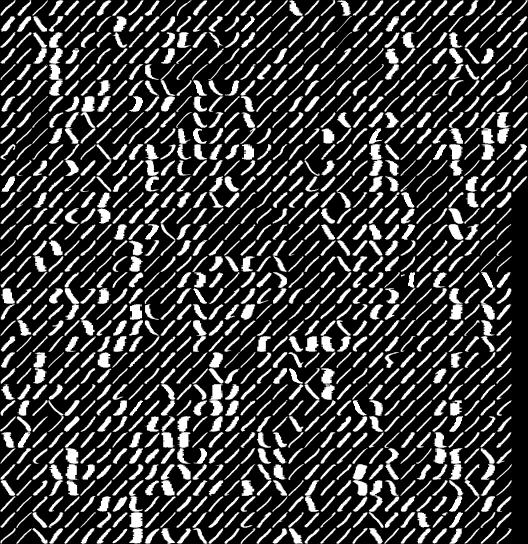
#> input picture usps_1.jpg, 528 x 544 px
$ python main.py
#> lines starting #> are read from the running program, lines starting #| are printed output that depends on the picture
from PIL import Image
import numpy as np
from sklearn.cluster import KMeans


def vectorize(image):
    data = np.asarray(image)
    arr = []
    arr = np.array(arr)
    list_ones = []
    for i in range(34):
        for j in range(33):
            row_start = 16*i
            row_end = 16*(i+1)
            col_start = 16*j
            col_end = 16*(j+1)
            arr = data[row_start:row_end, col_start:col_end]
            list_ones.append(arr.flatten())
    return list_ones


if __name__ == '__main__':
    img = Image.open("usps_1.jpg")
#> img is the input picture: PIL image 528x544 L; min 0, max 255, mean 60.5
    list_ones = vectorize(img)
#> after the loop in vectorize, `for i in range(34):`: list_ones = 1122 items
#> list_ones = 1122 items
    img = Image.open("usps_2.jpg")
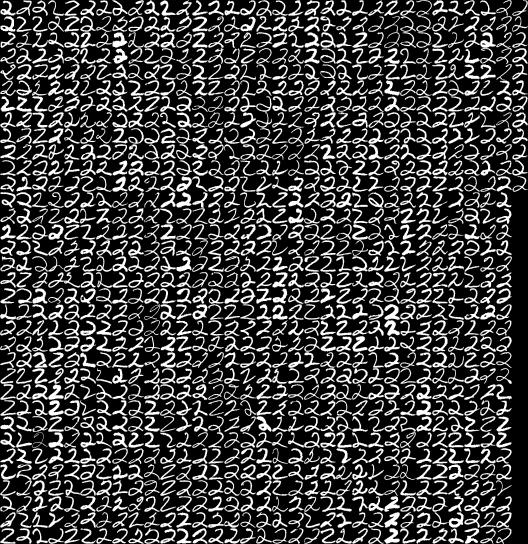
#> input picture usps_2.jpg, 528 x 544 px
#> img is the input picture: PIL image 528x544 L; min 0, max 255, mean 65.1
    list_twos = vectorize(img)
#> list_twos = 1122 items
    img = Image.open("usps_3.jpg")
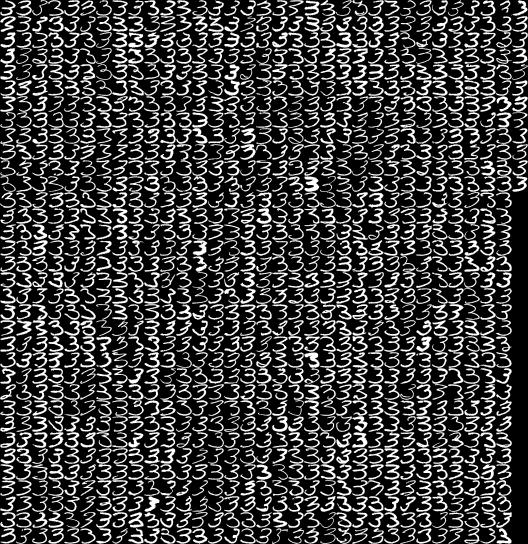
#> input picture usps_3.jpg, 528 x 544 px
#> img is the input picture: PIL image 528x544 L; min 0, max 255, mean 65.1
    list_threes = vectorize(img)
#> list_threes = 1122 items
    img = Image.open("usps_4.jpg")
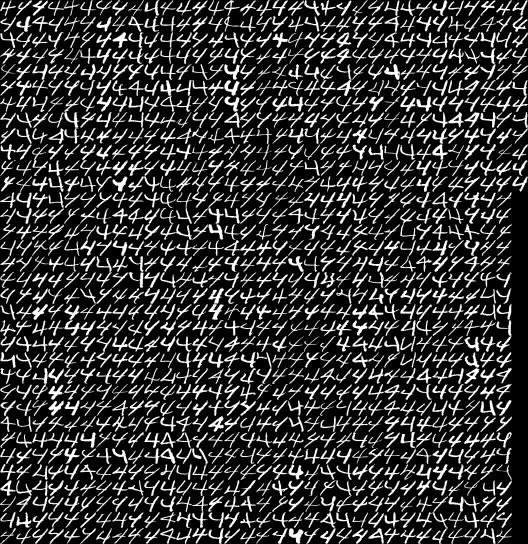
#> input picture usps_4.jpg, 528 x 544 px
#> img is the input picture: PIL image 528x544 L; min 0, max 255, mean 54.6
    list_fours = vectorize(img)
#> list_fours = 1122 items
    img = Image.open("usps_5.jpg")
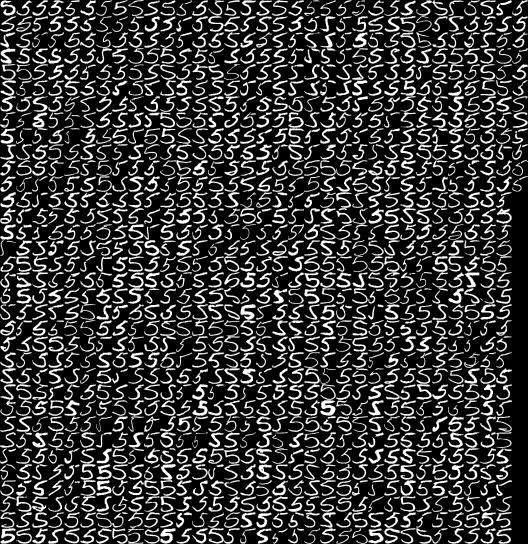
#> input picture usps_5.jpg, 528 x 544 px
#> img is the input picture: PIL image 528x544 L; min 0, max 255, mean 59.2
    list_fives = vectorize(img)
#> list_fives = 1122 items

    list = list_ones + list_twos + list_threes + list_fours + list_fives
#> list = 5610 items
    list = np.array(list)
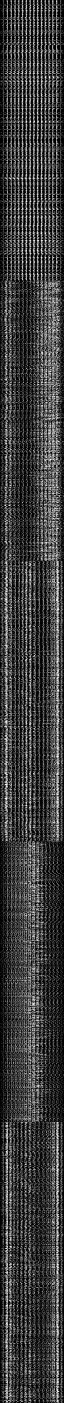
#> list: shape (5610, 256) (shown at 1/4 size); min 0, max 255, mean 60.9
    k = 5
    kmeans = KMeans(n_clusters=k, random_state=0, n_init="auto")
    kmeans = kmeans.fit(list)
    # print(kmeans.cluster_centers_)
    clus_center_list = kmeans.cluster_centers_
    c = 0
    center_matrix = []
    for i in range(k):
        temp_list2 = []
        for j in range(16):
            temp_list = []
            for k in range(16):
                temp_list.append(clus_center_list[i][c])
                c += 1
            temp_list2.append(temp_list)
        c = 0
        center_matrix.append(temp_list2)
#> after the loop, center_matrix = 5 items
    center_matrix = np.array(center_matrix)
    img = Image.fromarray(center_matrix[3])
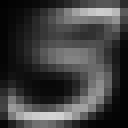
#> img: PIL image 16x16 F (shown 8 times larger); min 2.32, max 212.3, mean 63.8
    img.show()
